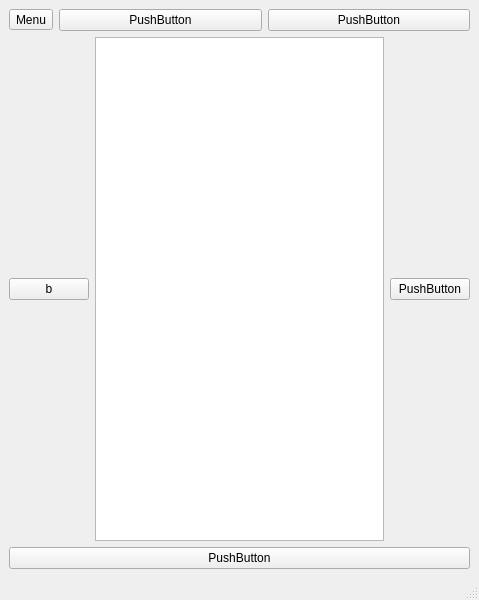
<?xml version="1.0" encoding="UTF-8"?>
<ui version="4.0">
 <class>MainWindow</class>
 <widget class="QMainWindow" name="MainWindow">
  <property name="geometry">
   <rect>
    <x>0</x>
    <y>0</y>
    <width>479</width>
    <height>600</height>
   </rect>
  </property>
  <property name="windowTitle">
   <string>MainWindow</string>
  </property>
  <widget class="QWidget" name="centralwidget">
   <layout class="QVBoxLayout" name="verticalLayout_3">
    <item>
     <layout class="QHBoxLayout" name="horizontalLayout">
      <item>
       <widget class="QToolButton" name="menuButton">
        <property name="text">
         <string>Menu</string>
        </property>
       </widget>
      </item>
      <item>
       <widget class="QPushButton" name="pushButton_2">
        <property name="text">
         <string>PushButton</string>
        </property>
       </widget>
      </item>
      <item>
       <widget class="QPushButton" name="pushButton">
        <property name="text">
         <string>PushButton</string>
        </property>
       </widget>
      </item>
     </layout>
    </item>
    <item>
     <layout class="QHBoxLayout" name="horizontalLayout_2">
      <item>
       <widget class="QPushButton" name="pushButton_4">
        <property name="text">
         <string>b</string>
        </property>
       </widget>
      </item>
      <item>
       <layout class="QVBoxLayout" name="verticalLayout"/>
      </item>
      <item>
       <widget class="QGraphicsView" name="graphicsView"/>
      </item>
      <item>
       <layout class="QVBoxLayout" name="verticalLayout_2">
        <item>
         <widget class="QPushButton" name="pushButton_5">
          <property name="text">
           <string>PushButton</string>
          </property>
         </widget>
        </item>
       </layout>
      </item>
     </layout>
    </item>
    <item>
     <layout class="QHBoxLayout" name="horizontalLayout_3">
      <item>
       <widget class="QPushButton" name="pushButton_3">
        <property name="text">
         <string>PushButton</string>
        </property>
       </widget>
      </item>
     </layout>
    </item>
   </layout>
  </widget>
  <widget class="QMenuBar" name="menubar">
   <property name="geometry">
    <rect>
     <x>0</x>
     <y>0</y>
     <width>479</width>
     <height>22</height>
    </rect>
   </property>
  </widget>
  <widget class="QStatusBar" name="statusbar"/>
 </widget>
 <resources/>
 <connections/>
</ui>
